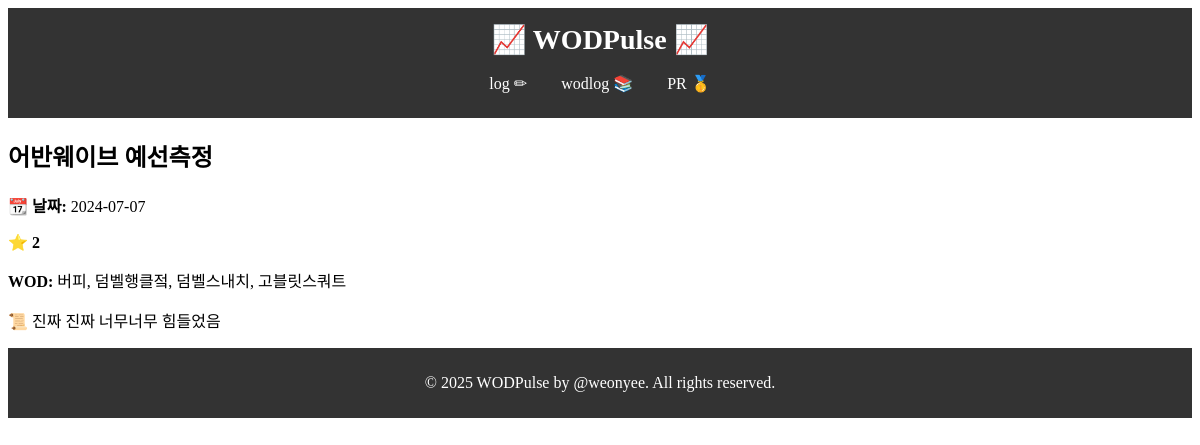
Page /record/4 on the earlier database version.
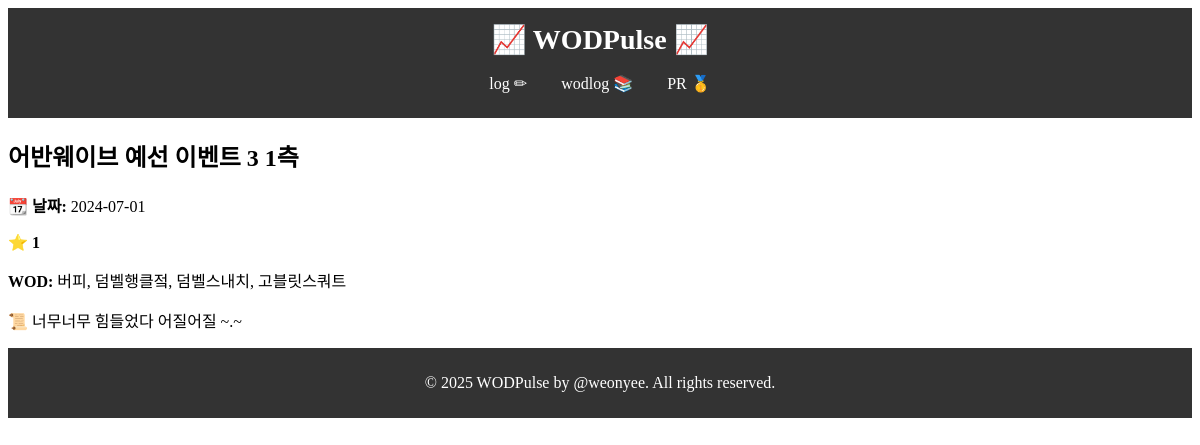
Same page on the later database version.
### app.py (models this page shows, shortened)
class WodRecord(db.Model):
    id = db.Column(db.Integer, primary_key=True)
    date = db.Column(db.String(100), nullable=False)
    title = db.Column(db.String(100), nullable=False)
    wod = db.Column(db.String(100), nullable=False)
    scale = db.Column(db.String(200), nullable=True)
    memo = db.Column(db.String(200), nullable=True)

### app.py (the view)
@app.route('/record/<int:id>')
def record(id):
    record = WodRecord.query.get_or_404(id)
    return render_template('record_detail.html', record=record)

### templates/record_detail.html (shortened to what this page needs)
<!DOCTYPE html>
<html lang="en">
<head>
</head>
<body>
    {% include 'header.html' %}
    <div class="content">
        <h2>{{ record.title }}</h2>
        <p><strong>📆 날짜:</strong> {{ record.date }}</p>
        <p><strong>⭐ {{ record.scale }}</strong></p>
        <p><strong>WOD:</strong> {{ record.wod }}</p>
        <p><strong>📜 </strong> {{ record.memo }}</p>
    </div>
    {% include 'footer.html' %}
</body>
</html>

Differences in the rows shown:
changed WodRecord "버피, 덤벨행클젘, 덤벨스내치, 고블릿스쿼트": title "어반웨이브 예선측정" → "어반웨이브 예선 이벤트 3 1측"; date "2024-07-07" → "2024-07-01"; scale "2" → "1"; memo "진짜 진짜 너무너무 힘들었음" → "너무너무 힘들었다 어질어질 ~.~"
